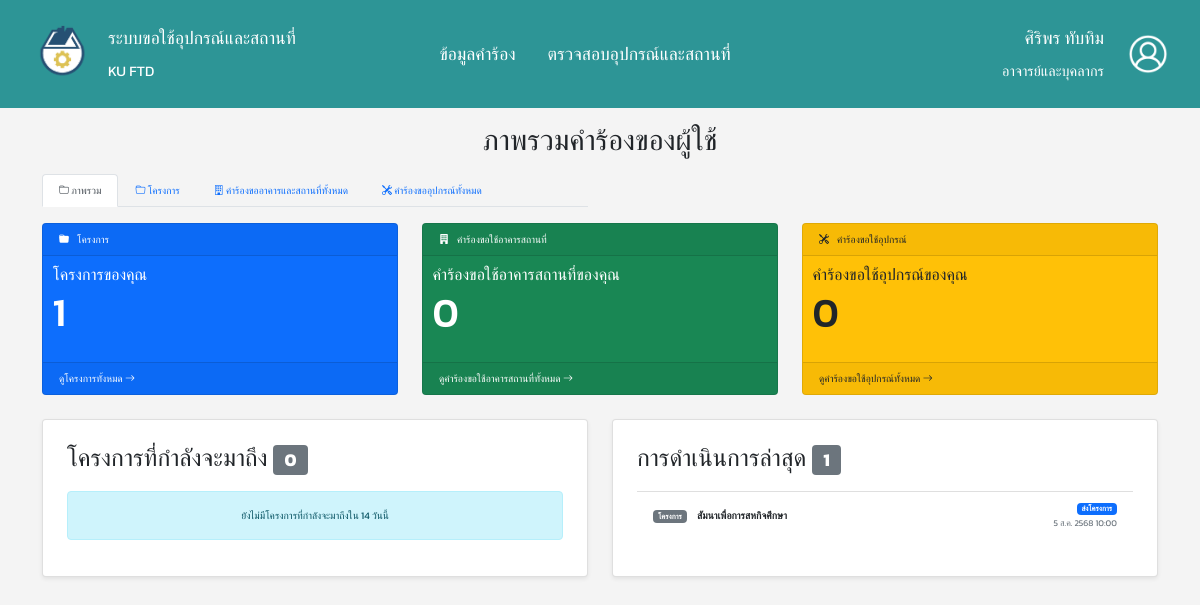
The page /user-project-page.php (signed in) on the database as committed earlier.
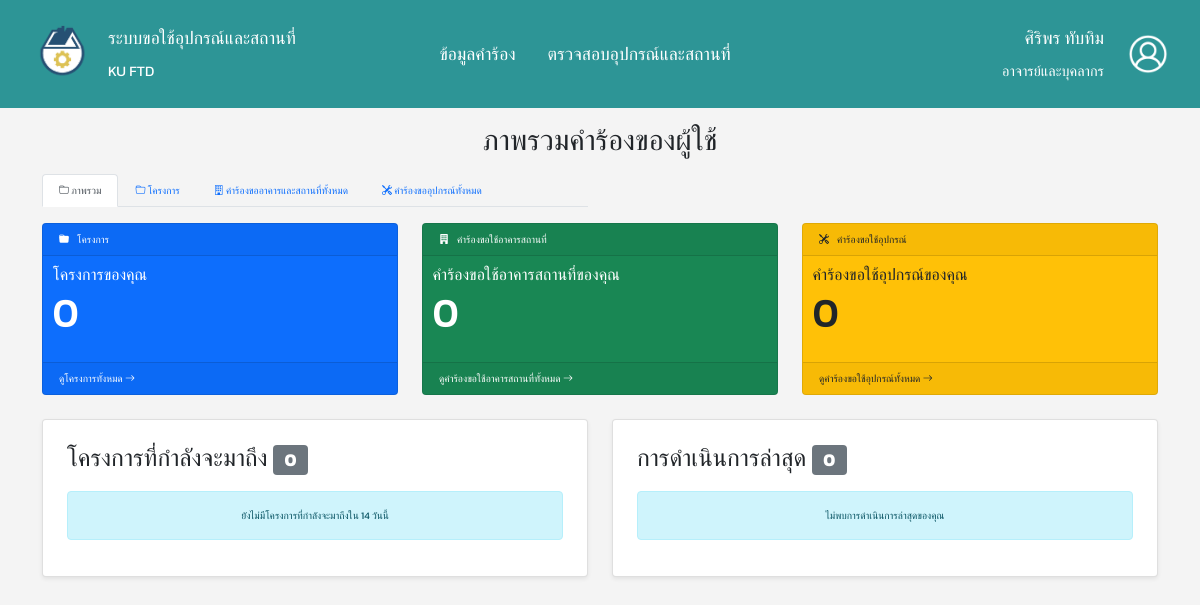
The same page on the database as committed later.
### tables this page shows
CREATE TABLE `project` (
  `project_id` int(10) NOT NULL,
  `project_name` varchar(100) NOT NULL,
  `start_date` date NOT NULL,
  `end_date` date NOT NULL,
  `project_des` varchar(255) NOT NULL,
  `files` varchar(255) DEFAULT NULL,
  `attendee` varchar(4) NOT NULL,
  `phone_num` varchar(10) NOT NULL,
  `advisor_name` varchar(255) DEFAULT NULL,
  `created_date` timestamp(6) NOT NULL DEFAULT current_timestamp(6) ON UPDATE current_timestamp(6),
  `writed_status` varchar(20) NOT NULL DEFAULT 'ร่างโครงการ',
  `nontri_id` varchar(11) NOT NULL,
  `activity_type_id` int(2) NOT NULL
);

### user-project-page.php (the view, shortened to what the rows shown need)
<?php
include 'database/database.php';
$user_id = $_SESSION['nontri_id'] ?? '';
$main_tab = $_GET['main_tab'] ?? 'user_dashboard';
$mode = isset($_GET['mode']) ? $_GET['mode'] : 'projects_list';
function getStatusBadgeClass($status_text, $approve_status = null) {
    if ($approve_status === 'อนุมัติ') {
        return 'bg-success';
    } elseif ($approve_status === 'ไม่อนุมัติ') {
        return 'bg-danger';
    } else {
        switch ($status_text) {
            case 'ส่งโครงการ':
            case 'ส่งคำร้องขอ':
                return 'bg-primary';
        }
    }
}
function formatThaiDate($date_str, $include_time = true) {
    $dt = new DateTime($date_str);
    $thai_months = [
        "", "ม.ค.", "ก.พ.", "มี.ค.", "เม.ย.", "พ.ค.", "มิ.ย.",
        "ก.ค.", "ส.ค.", "ก.ย.", "ต.ค.", "พ.ย.", "ธ.ค."
    ];
    $d = (int)$dt->format('j');
    $m = (int)$dt->format('n');
    $y = (int)$dt->format('Y') + 543;
    $output = "{$d} {$thai_months[$m]} {$y}";
    if ($include_time) {
        $time = $dt->format('H:i');
        $output .= " {$time}";
    }
    return $output;
}
$dashboard_data = [
    'project_counts' => [
        'total' => 0,
        'draft' => 0,
        'submitted' => 0,
        'in_progress' => 0,
        'completed' => 0,
    ],
    'facilities_request_counts' => [
        'total' => 0,
        'draft' => 0,
        'submitted' => 0,
        'pending_approval' => 0,
        'approved' => 0,
        'rejected' => 0,
        'in_progress' => 0,
        'completed' => 0,
    ],
    'equipments_request_counts' => [
        'total' => 0,
        'draft' => 0,
        'submitted' => 0,
        'pending_approval' => 0,
        'approved' => 0,
        'rejected' => 0,
        'in_progress' => 0,
        'completed' => 0,
    ],
    'upcoming_requests' => [],
    'recent_activity' => [],
];
if (!empty($user_id)) {
    $sql_projects_count = "SELECT writed_status, COUNT(*) AS count FROM project WHERE nontri_id = ? GROUP BY writed_status";
    $stmt_projects_count = $conn->prepare($sql_projects_count);
    $stmt_projects_count->bind_param("s", $user_id);
    $stmt_projects_count->execute();
    $result_projects_count = $stmt_projects_count->get_result();
    while ($row = $result_projects_count->fetch_assoc()) {
        $status_key = '';
        if ($row['writed_status'] == 'ร่างโครงการ') $status_key = 'draft';
        else if ($row['writed_status'] == 'ส่งโครงการ') $status_key = 'submitted';
        else if ($row['writed_status'] == 'เริ่มดำเนินการ') $status_key = 'in_progress';
        else if ($row['writed_status'] == 'สิ้นสุดโครงการ') $status_key = 'completed';
        if ($status_key) {
            $dashboard_data['project_counts'][$status_key] = $row['count'];
            $dashboard_data['project_counts']['total'] += $row['count'];
        }
    }
    usort($dashboard_data['upcoming_requests'], function($a, $b) {
        return strtotime($a['start_date']) - strtotime($b['start_date']);
    });
    $dashboard_data['upcoming_requests'] = array_slice($dashboard_data['upcoming_requests'], 0, 5);
    $all_recent_activity_raw = [];
    $sql_recent_p = "SELECT project_id AS id, 'โครงการ' AS item_type, project_name AS item_name,
                            created_date AS activity_date, writed_status AS status_text, NULL AS approve_status
                    FROM project WHERE nontri_id = ?
                    ORDER BY created_date DESC LIMIT 5";
    $stmt_recent_p = $conn->prepare($sql_recent_p);
    $stmt_recent_p->bind_param("s", $user_id);
    $stmt_recent_p->execute();
    $result_recent_p = $stmt_recent_p->get_result();
    while ($row = $result_recent_p->fetch_assoc()) {
        $all_recent_activity_raw[] = $row;
    }
    usort($all_recent_activity_raw, function($a, $b) {
        return strtotime($b['activity_date']) - strtotime($a['activity_date']);
    });
    $dashboard_data['recent_activity'] = array_slice($all_recent_activity_raw, 0, 5);
}
?>
<!DOCTYPE html>
<html lang="th">
<head>
    <?php include 'header.php'?>
</head>
<body>
    <div class="container mt-0">
        <?php if ($main_tab == 'user_requests') : ?>
            <?php if ($mode == 'projects_list') : ?>
                <h1 class="mb-3 text-center">ข้อมูลโครงการของผู้ใช้</h1>
            <?php elseif ($mode == 'buildings_list') : ?>
                <h1 class="mb-3 text-center">ข้อมูลคำร้องขอใช้อาคารและสถานที่</h1>
            <?php elseif ($mode == 'equipments_list') : ?>
                <h1 class="mb-3 text-center">ข้อมูลคำร้องขอใช้อุปกรณ์</h1>
            <?php endif; ?>
        <?php else: ?>
            <h1 class="mb-3 text-center">ภาพรวมคำร้องของผู้ใช้</h1>
        <?php endif; ?>
        <?php if ($main_tab == 'user_dashboard'): ?>
		    <div class="row row-cols-1 row-cols-md-3 g-4 mb-4">
                <div class="col">
                    <div class="card text-white bg-primary mb-3 h-100">
                        <div class="card-body">
                            <h2 class="card-text fs-1"><?php echo $dashboard_data['project_counts']['total']; ?></h2>
                        </div>
                    </div>
                </div>
                <div class="col">
                    <div class="card text-white bg-success mb-3 h-100">
                        <div class="card-body">
                            <h2 class="card-text fs-1"><?php echo $dashboard_data['facilities_request_counts']['total']; ?></h2>
                        </div>
                    </div>
                </div>
                <div class="col">
                    <div class="card text-dark bg-warning mb-3 h-100">
                        <div class="card-body">
                            <h2 class="card-text fs-1"><?php echo $dashboard_data['equipments_request_counts']['total']; ?></h2>
                        </div>
                    </div>
                </div>
            </div>
                <div class="row g-4 mb-4">
                    <div class="col-md-6">
                        <div class="card h-100 shadow-sm p-4">
                            <?php if (empty($dashboard_data['recent_activity'])): ?>
                                <div class="alert alert-info text-center py-3 mb-0">
                                    ไม่พบการดำเนินการล่าสุดของคุณ
                                </div>
                            <?php else: ?>
                                <ul class="list-group list-group-flush">
                                    <?php foreach ($dashboard_data['recent_activity'] as $activity):
                                        $detail_link = '';
                                        if ($activity['item_type'] == 'โครงการ') {
                                            $detail_link = '?main_tab=user_requests&mode=projects_detail&project_id=' . $activity['id'];
                                        } elseif ($activity['item_type'] == 'คำร้องขอสถานที่') {
                                            $detail_link = '?main_tab=user_requests&mode=buildings_detail&facility_re_id=' . $activity['id'];
                                        } elseif ($activity['item_type'] == 'คำร้องขออุปกรณ์') {
                                            $detail_link = '?main_tab=user_requests&mode=equipments_detail&equip_re_id=' . $activity['id'];
                                        }
                                    ?>
                                        <li class="list-group-item activity-item">
                                            <?php if ($detail_link): ?>
                                                <a href="<?php echo $detail_link; ?>" class="d-flex w-100 justify-content-between align-items-center stretched-link text-decoration-none text-dark ">
                                                    <div class="main-info">
                                                        <span class="badge bg-secondary me-2"><?php echo htmlspecialchars($activity['item_type']); ?></span>
                                                        <strong><?php echo htmlspecialchars($activity['item_name']); ?></strong>
                                                    </div>
                                                    <div class="date-info">
                                                        <span class="badge <?php echo getStatusBadgeClass($activity['status_text'], $activity['approve_status'] ?? null); ?>"><?php echo htmlspecialchars($activity['approve_status'] ?? $activity['status_text']); ?></span><br>
                                                        <small class="text-muted"><?php echo formatThaiDate($activity['activity_date']); ?></small>
                                                    </div>
                                                </a>
                                            <?php endif; ?>
                                        </li>
                                    <?php endforeach; ?>
                                </ul>
                            <?php endif; ?>
                        </div>
                    </div>
            </div>
        <?php endif; ?>
    </div>
</body>
</html>

Rows that differ between the two databases and show on the page:
removed project: item_type "โครงการ", project_name "สัมนาเพื่อการสหกิจศึกษา", writed_status "ส่งโครงการ", created_date "5 ส.ค. 2568 10:00"
Other text that changed with them:
$dashboard_data['project_counts']['total']: "1" → "0"
count($dashboard_data['recent_activity']): "1" → "0"
text now shown: "ไม่พบการดำเนินการล่าสุดของคุณ"
